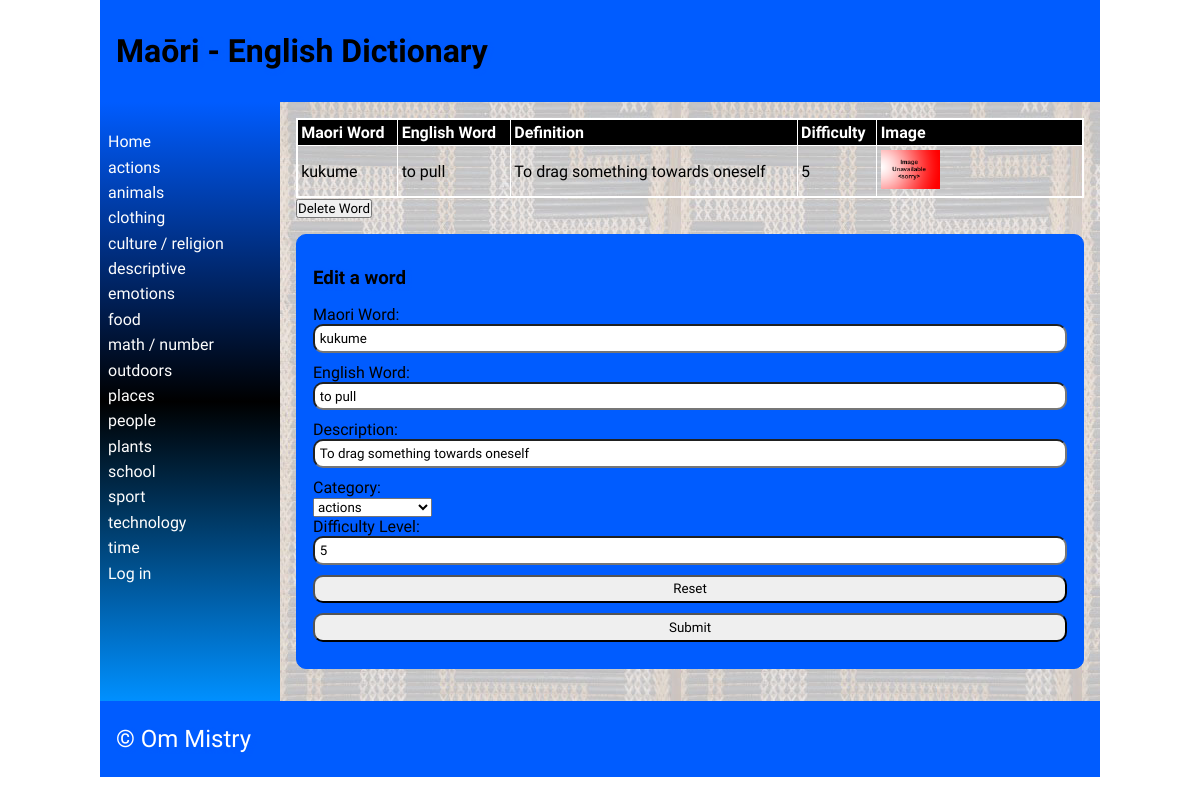
/detail/23, run on the app's committed database.
### tables this page shows
CREATE TABLE "category"
(
	id INTEGER
		constraint category_pk
			primary key autoincrement,
	category_name varchar(69) not null
);

CREATE TABLE "words"
(
	maori varchar(69),
	english varchar(69),
	category integer,
	definition varchar(100),
	levels integer,
	images varchar(69),
	id integer
		constraint words_pk
			primary key autoincrement,
	date_added integer default 0
, user_id integer);

### app.py (the view, shortened to what this page needs)
@app.route('/detail/<word_id>', methods=["POST", "GET"])
def render_detailpage(word_id):
    print(request.method)
    con = create_connection(DB_NAME)
    query = "SELECT id, maori, english, definition, levels, images FROM words WHERE id=?"
    cur = con.cursor()
    cur.execute(query, (word_id,))
    definition = cur.fetchall()[0]
    print(word_id)
    return render_template('detail.html', definition=definition, logged_in=is_logged_in(),
                           categories=fetch_categories(),
                           deleting=intention("delete"))

### app.py (called while the page is built)
def intention(button):
    if button in request.form:
        return True
    else:
        return False

def create_connection(db_file):
    try:
        connection = sqlite3.connect(db_file)
        return connection
    except Error as e:
        print(e)
    return None

def fetch_categories():
    con = create_connection(DB_NAME)
    query = "SELECT id, category_name FROM category"
    cur = con.cursor()
    cur.execute(query)
    categories = cur.fetchall()
    con.close()
    return categories

def is_logged_in():
    if session.get("email") is None:
        print("you are not logged in")
        return False
    else:
        print("you are logged in")
        return True

### templates/detail.html (shortened to what this page needs)
{% extends 'base.html' %}
{% block heading %}Maōri - English Dictionary{% endblock %}
{% block main %}
    <table>
        <tr>
            <th>Maori Word</th>
            <th>English Word</th>
            <th>Definition</th>
            <th>Difficulty</th>
            <th>Image</th>
        </tr>
        <tr>
            <td>{{ definition[1] }}</td>
            <td>{{ definition[2] }}</td>
            <td>{{ definition[3] }}</td>
            <td>{{ definition[4] }}</td>
            <td><img style="width:30%;" src="/static/images/{{ definition[5] }}"></td>
        </tr>
    </table>
<form method="POST">
    {% if deleting %}
        <div class="form-element">Are you sure?<input type="submit" name="delete_confirm" value="Yes">/<input type="submit" value="No"></div>
    {% else %}
    <div class="form-element">
         <input type="submit" name="delete" value="Delete Word">
    </div>
    </form>
{% endif %}
        <form class="dataForm" method="POST">
            <h3>Edit a word</h3>
        <div class="form-group">
            <div class="form-label"><label for="MaoriWord">Maori Word:</label></div>
            <div class="form-element"><input type="text" name="MaoriWord" id="MaoriWord" value="{{ definition[1] }}" required></div>
        </div>
        <div class="form-group">
            <div class="form-label"><label for="EnglishWord">English Word:</label></div>
            <div class="form-element"><input type="text" name="EnglishWord" id="EnglishWord" value="{{ definition[2] }}" required></div>
        </div>
        <div class="form-group">
            <div class="form-label"><label for="Definitions">Description:</label></div>
            <div class="form-element"><input type="text" name="Definitions" id="Definitions"  value="{{ definition[3] }}" required></div>
        </div>
        <div class="form-group">
                <div class="form-label"><label for="Category">Category:</label></div>
                <div class="form-element">
                    <select name="Category" id='Category'>
                        {% for category in categories %}
                            <option value="{{ category[0] }}">{{ category[1] }}</option>
                        {% endfor %}
                    </select>
                </div>
            </div>
            <div class="form-group">
            <div class="form-label"><label for="Difficulty Level">Difficulty Level:</label></div>
            <div class="form-element"><input type="number" name="Difficulty Level" id="Difficulty Level" min="1" max="10" step="1" value="{{ definition[4] }}" required></div>
        </div>
        <div class="form-group">
            <div class="form-element"><input type="reset"></div>
        </div>
        <div class="form-group">
            <div class="form-element"><input type="submit"></div>
        </div>
    </form>
{% endblock %}

### templates/base.html (shortened to what this page needs)
<!doctype html>
<html lang="en">
<head>
   <link href="{{ url_for('static', filename='css/style.css') }}" rel="stylesheet">
</head>
<body>
   <div id="container">
      <header>
         <h1>{% block heading %}{% endblock %}</h1>
      </header>
      <nav>
         <ul>
                <li><a href="\">Home</a></li>
                {% for category in categories %}
                <li><a href="/categories/{{ category[0] }}">{{category[1]}}</a></li>
                {% endfor %}
         <li>
             {% if logged_in %}<a href="/logout">Log out</a>{% else %}
             <a href="/login">Log in</a></li>{% endif %}
         </ul>
      </nav>
      <main>
            {% block main%}{% endblock %}
        </main>
      <footer>
         <p>
            &copy; Om Mistry
         </p>
      </footer>
   </div>
</body>
</html>

### static/css/style.css (style rules this page uses)
* { font-family: Comfortaa, sans-serif; margin: 0; padding: 0; box-sizing: border-box; }
#container { display: grid; grid-template-columns: 75px auto; grid-template-areas: 'nav header' 'main main' 'footer footer'; }
header { grid-area: header; background-color: #005cff; padding: 1rem; }
nav { grid-area: nav; }
main { grid-area: main; padding: 1rem; background-color: #005cff; }
h1, h2, h3, h4 { padding: 1rem 0; font-family: 'Suez One', serif; color: #000000; text-shadow: 2px 2px 4px #005cff; }
p { padding: 0.5rem 0; }
a { color: #ffffff; }
.dataForm { margin: 1rem 0; border: 1px solid #005cff; padding: 1rem; background-color: #005cff; border-radius: 10px; }
.dataForm input, textarea { width: 100%; border-radius: 10px; padding: 0.3rem; margin-bottom: 10px; }
table { width: 100%; border: 2px solid #ffffff; border-collapse: collapse; }
th, td { border: 1px solid #ffffff; padding: 0.2rem; text-align: left; }
th { background-color: #000000; color: #ffffff; }
footer { grid-area: footer; padding: 1rem; background-color: #005cff; }
footer p { color: #ffffff; text-shadow: 2px 2px 4px #005cff; font-size: 1.5rem; }
@media only screen and (min-width: 768px) { #container { grid-template-columns: 180px auto; grid-template-areas: 'header header' 'nav main' 'footer footer'; } }
@media only screen and (min-width: 768px) { nav { background: linear-gradient(180deg, rgb(0, 92, 255) 0%, rgb(0, 0, 0) 50%, rgb(0, 144, 255) 100%); padding: 0.5rem; } }
@media only screen and (min-width: 768px) { nav ul { list-style: none; } }
@media only screen and (min-width: 768px) { nav li { padding: 0.2rem 0; } }
@media only screen and (min-width: 768px) { nav a { color: #fdfdfd; text-decoration: none; } }
@media only screen and (min-width: 768px) { main { background-image: url('static/images/poutama.jpg'); } }
@media only screen and (min-width: 1000px) { #container { width: 1000px; margin: auto; } }

### data on the page
category: category_name "actions"
category: category_name "animals"
category: category_name "clothing"
category: category_name "culture / religion"
category: category_name "descriptive"
category: category_name "emotions"
category: category_name "food"
category: category_name "math / number"
category: category_name "outdoors"
category: category_name "places"
category: category_name "people"
category: category_name "plants"
category: category_name "school"
category: category_name "sport"
category: category_name "technology"
category: category_name "time"
words: maori "kukume", english "to pull", definition "To drag something towards oneself", levels "5", images (placeholder picture), MaoriWord "kukume", EnglishWord "to pull", Definitions "To drag something towards oneself"

### other printed values
form field Category "actions"
